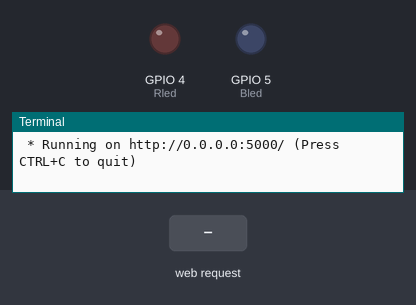
The program below on a simulated Raspberry Pi (BCM pin numbers). Parts: output pins drawn as LEDs (lit = HIGH), the last lines printed to the terminal. The inputs (shaded band) are chosen by the test bench. The clock reads 2024-03-15 10:24:30 at power-on unless the program sets it.

Above: at 1.2 s.
1.3 s: HTTP request for /led/red/on received
At 2.0 s:
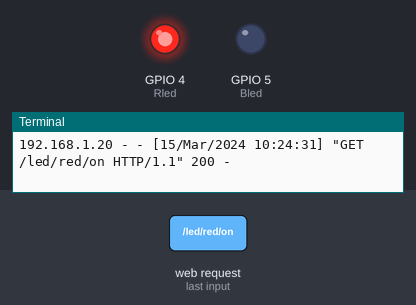
2.8 s: HTTP request for /led/blue/on received
At 3.1 s:
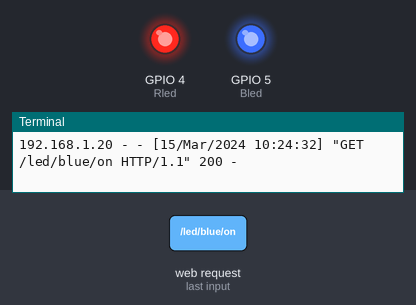
4.3 s: HTTP request for /led/red/off received
At 5.5 s:
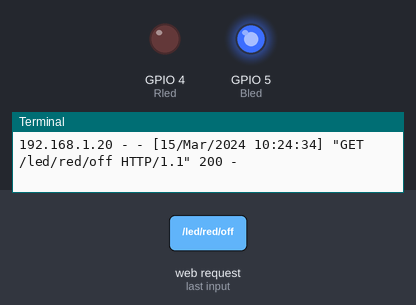
Timing chart, 0 to 7.3 s (numbered marks = the images above; inputs shaded):
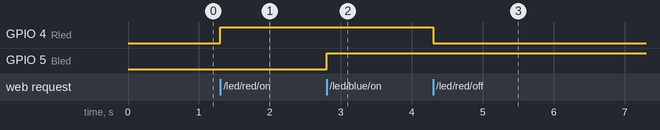

The program:

flask_led_task.py
```python
from flask import Flask
import RPi.GPIO as GPIO

Rled = 4; Bled = 5
GPIO.setmode(GPIO.BCM)
GPIO.setup(Rled, GPIO.OUT)
GPIO.setup(Bled, GPIO.OUT)

app = Flask(__name__)

@app.route("/")
def mainPage():
    return '''
        <h1> Main Page </h1>
        <h2> RED LED  <a href="led/red/on">on</a> <a href="/led/red/off">off</a></h2>
        <h2> BLUE LED  <a href="led/blue/on">on</a> <a href="/led/blue/off">off</a></h2><br>
    '''

@app.route("/led/<color>/<status>")
def led(color, status):
    if color == "red":
        if status == "on":
            GPIO.output(Rled, GPIO.HIGH)
            return '''
                <h1>RED LED ON</h1>
                <h2><a href="/">Go Main Page</a></h2>
            '''
        elif status == "off":
            GPIO.output(Rled, GPIO.LOW)
            return '''
                <h1>RED LED OFF</h1>
                <h2><a href="/">Go Main Page</a></h2>
            '''

    elif color == "blue":
        if status == "on":
            GPIO.output(Bled, GPIO.HIGH)
            return '''
                <h1>BLUE LED ON</h1>
                <h2><a href="/">Go Main Page</a></h2>
            '''
        elif status == "off":
            GPIO.output(Bled, GPIO.LOW)
            return '''
                <h1>BLUE LED OFF</h1>
                <h2><a href="/">Go Main Page</a></h2>
            '''

if __name__ == "__main__":
    try:
        app.run(host="0.0.0.0")
    finally:
        GPIO.cleanup()
```

Measured:
- after the input at 1.3 s, GPIO 4 (Rled): LOW → HIGH at once
- after the input at 2.8 s, GPIO 5 (Bled): LOW → HIGH at once
- after the input at 4.3 s, GPIO 4 (Rled): HIGH → LOW at once
